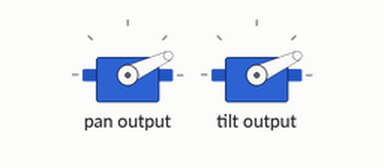
A program run on a simulated Raspberry Pi (BCM pin numbers) with a Pan-Tilt HAT. On the bench: 2 × servo. Servo angles are drawn from the pulse width (0.5 ms = 0°, 2.5 ms = 180°); the clock reads 2024-03-15 10:24:30 at power-on unless the program sets it; what the program prints to the terminal is not drawn.

Above: at 0.05 s.
At 0.9 s:
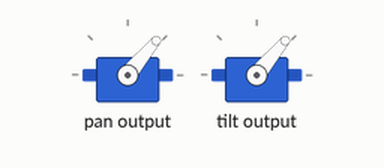
At 1.55 s:
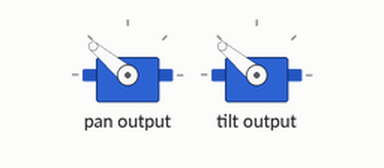
At 3.05 s:
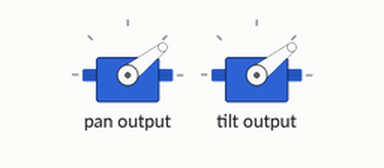
Timing chart, 0 to 7.2 s (numbered marks = the images above):
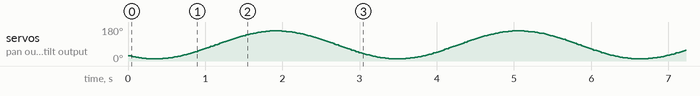

The program:

01_SweepPanTilt.py
```python
#!/usr/bin/env python
# Continuously sweep the pan and tilt mechanism
# Ctrl-C to quit
import math
import time
import pantilthat

while True:
    # Get the current time in seconds
    t = time.time()

    # Generate an angle using a sine wave (-1 to 1) multiplied by 90 (-90 to 90)
    # Keeping at 85 since my servos seem to struggle between 87 and 90
    a = math.sin(t * 2) * 85

    # Cast a to an int
    a = int(a)

    # These functions take a number between 90 and -90 and set the
    # pan servo and tilt servo to that number of degrees
    pantilthat.pan(a)
    pantilthat.tilt(a)
    print(a)

    # Sleep to give the HAT a rest
    time.sleep(0.005)
```
